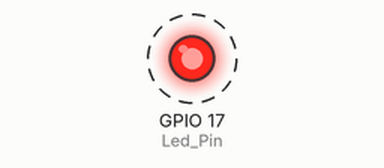
Recording of a sketch running on a simulated ESP32. Parts: output pins drawn as LEDs (lit = HIGH). Dashed ring = blinking.

Above: at 0.3 s.
Timing chart, 0 to 3.0 s (numbered marks = the images above):
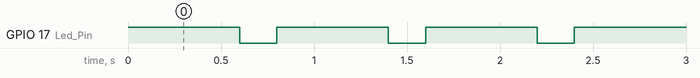

The sketch:

16.ino
```cpp
//definição do pino de LED

#define Led_Pin 17

void setup() {
  // configura o pino como saída
  Serial.begin(115200);
  pinMode(Led_Pin, OUTPUT);
}

void loop() {
  digitalWrite(Led_Pin, HIGH);
  delay(600); // espera
  digitalWrite(Led_Pin, LOW);
  delay(200); // espera
}
```

Measured:
- by itself, GPIO 17 (Led_Pin): alternates HIGH for 0.60 s and LOW for 0.20 s
